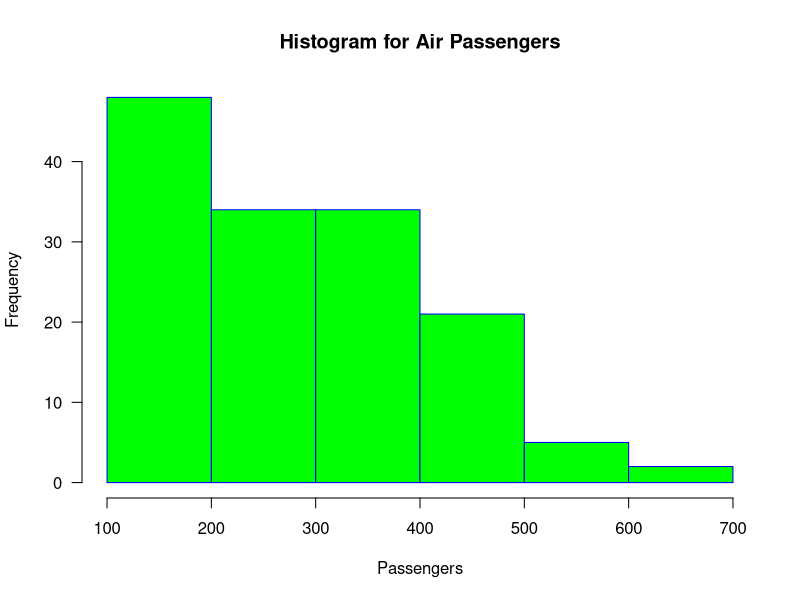

The R source for this figure:
hist(AirPassengers, 
     main="Histogram for Air Passengers", 
     xlab="Passengers", 
     border="blue", 
     col="green",
     xlim=c(100,700),
     bins=200,
     las=1, 
     breaks=5)